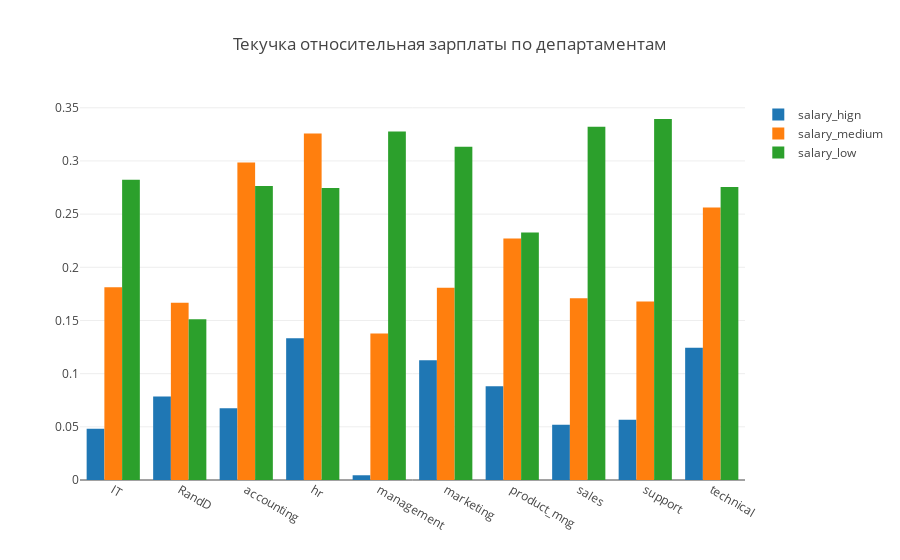

Notebook cell for this chart:
### Code cell
trace0 = go.Bar(
    x=Dep_df_pivot.sales,
    y=Dep_df_pivot.high,
    name='salary_hign',
    orientation = 'v'
)


trace1 = go.Bar(
    x=Dep_df_pivot.sales,
    y=Dep_df_pivot.medium,
    name='salary_medium',
    orientation = 'v'
)

trace2 = go.Bar(
    x=Dep_df_pivot.sales,
    y=Dep_df_pivot.low,
    name='salary_low',
    orientation = 'v'
)


data3 = [trace0,trace1,trace2]
layout = {'title': 'Текучка относительная зарплаты по департаментам'}

fig = go.Figure(data=data3, layout=layout)

iplot(fig, show_link=False)

### Figure 1 — Plotly figure (JSON) as saved in the notebook; plotly's stock layout.template omitted (floating-point values rounded to 4 significant figures)
{"data": [{"name": "salary_hign", "orientation": "v", "type": "bar", "uid": "1816e31c-cd74-11e8-bc0d-a0c589446c76", "x": ["IT", "RandD", "accounting", "hr", "management", "marketing", "product_mng", "sales", "support", "technical"], "y": [0.04819, 0.07843, 0.06757, 0.1333, 0.004444, 0.1125, 0.08824, 0.05204, 0.05674, 0.1244]}, {"name": "salary_medium", "orientation": "v", "type": "bar", "uid": "1816e31d-cd74-11e8-8b7a-a0c589446c76", "x": ["IT", "RandD", "accounting", "hr", "management", "marketing", "product_mng", "sales", "support", "technical"], "y": [0.1813, 0.1667, 0.2985, 0.3259, 0.1378, 0.1809, 0.2272, 0.171, 0.1677, 0.2563]}, {"name": "salary_low", "orientation": "v", "type": "bar", "uid": "1816e31e-cd74-11e8-af1b-a0c589446c76", "x": ["IT", "RandD", "accounting", "hr", "management", "marketing", "product_mng", "sales", "support", "technical"], "y": [0.2824, 0.1511, 0.2765, 0.2746, 0.3278, 0.3134, 0.2328, 0.3321, 0.3394, 0.2755]}], "layout": {"title": "Текучка относительная зарплаты по департаментам"}}
